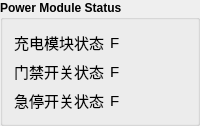
              <widget class="QGroupBox" name="groupBox_8">
               <property name="font">
                <font>
                 <weight>75</weight>
                 <bold>true</bold>
                </font>
               </property>
               <property name="title">
                <string>Power Module Status</string>
               </property>
               <layout class="QGridLayout" name="gridLayout_3">
                <item row="1" column="0">
                 <widget class="QLabel" name="label2_15">
                  <property name="font">
                   <font>
                    <pointsize>11</pointsize>
                    <weight>50</weight>
                    <bold>false</bold>
                   </font>
                  </property>
                  <property name="text">
                   <string>门禁开关状态</string>
                  </property>
                  <property name="buddy">
                   <cstring>lineEdit2_2</cstring>
                  </property>
                 </widget>
                </item>
                <item row="0" column="1">
                 <widget class="QLabel" name="label2_12">
                  <property name="font">
                   <font>
                    <pointsize>11</pointsize>
                    <weight>50</weight>
                    <bold>false</bold>
                   </font>
                  </property>
                  <property name="text">
                   <string>F</string>
                  </property>
                  <property name="buddy">
                   <cstring>lineEdit2_2</cstring>
                  </property>
                 </widget>
                </item>
                <item row="0" column="0">
                 <widget class="QLabel" name="label2_14">
                  <property name="font">
                   <font>
                    <pointsize>11</pointsize>
                    <weight>50</weight>
                    <bold>false</bold>
                   </font>
                  </property>
                  <property name="text">
                   <string>充电模块状态</string>
                  </property>
                  <property name="buddy">
                   <cstring>lineEdit2_2</cstring>
                  </property>
                 </widget>
                </item>
                <item row="2" column="0">
                 <widget class="QLabel" name="label2_16">
                  <property name="font">
                   <font>
                    <pointsize>11</pointsize>
                    <weight>50</weight>
                    <bold>false</bold>
                   </font>
                  </property>
                  <property name="text">
                   <string>急停开关状态</string>
                  </property>
                  <property name="buddy">
                   <cstring>lineEdit2_2</cstring>
                  </property>
                 </widget>
                </item>
                <item row="1" column="1">
                 <widget class="QLabel" name="label2_18">
                  <property name="font">
                   <font>
                    <pointsize>11</pointsize>
                    <weight>50</weight>
                    <bold>false</bold>
                   </font>
                  </property>
                  <property name="text">
                   <string>F</string>
                  </property>
                  <property name="buddy">
                   <cstring>lineEdit2_2</cstring>
                  </property>
                 </widget>
                </item>
                <item row="2" column="1">
                 <widget class="QLabel" name="label2_19">
                  <property name="font">
                   <font>
                    <pointsize>11</pointsize>
                    <weight>50</weight>
                    <bold>false</bold>
                   </font>
                  </property>
                  <property name="text">
                   <string>F</string>
                  </property>
                  <property name="buddy">
                   <cstring>lineEdit2_2</cstring>
                  </property>
                 </widget>
                </item>
               </layout>
              </widget>
